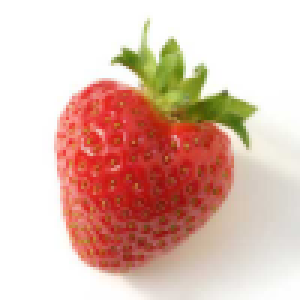
%> input picture FacelRecognition/HOG/36.png, 100 x 100 px (shown 3 times larger)
$ octave PersonalHOG.m   (GNU Octave 9; MATLAB toolbox functions it lacks are replaced by stand-ins)
%> lines starting %> are read from the running program, lines starting %| are printed output that depends on the picture
%
%【功能】————用于显示 HOG 特征
%
%%1、求取Hog特征矩阵向量
image = imread('36.png');
%> image is the input picture: size 100x100x3 uint8; mean R, G, B 224, 189.3, 177
subplot(1,2,1);
imshow(uint8(image));

%2、伽马校正
title('原图');
[m n]=size(image);
%> m = 100; n = 300
img = double(image);
img=sqrt(img);
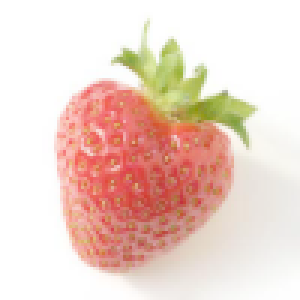
%> img: size 100x100x3 double (shown 3 times larger); mean R, G, B 14.9, 13.31, 12.65; drawn with min black and max white

%3、下面是求边缘
fy=[-1 0 1];
fx=fy';
Iy=imfilter(img,fy,'replicate');
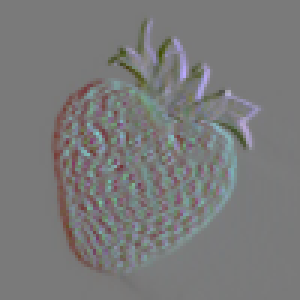
%> Iy: size 100x100x3 double (shown 3 times larger); mean R, G, B -0.00702, -0.00753, -0.0092; drawn with min black and max white
Ix=imfilter(img,fx,'replicate');
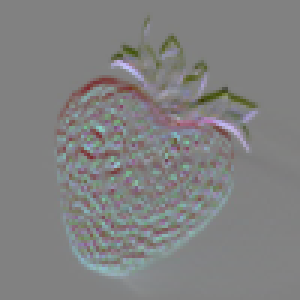
%> Ix: size 100x100x3 double (shown 3 times larger); mean R, G, B -0.00426, -0.00534, -0.00677; drawn with min black and max white
Ied=sqrt(Ix.^2+Iy.^2);
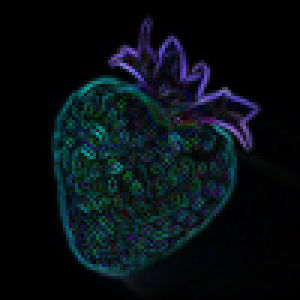
%> Ied: size 100x100x3 double (shown 3 times larger); mean R, G, B 0.44, 0.884, 1.13; drawn with min black and max white
Iphase=Iy./Ix;
%> Iphase: size 100x100x3 double; 41.15% of the values are NaN or infinite; the others: min -172.2, max 131.7, mean 0.0867

%4、下面是求cell，每个cell求其梯度直方图
step=8;
orient=9;
jiao=360/orient;
Cell=cell(1,1);
ii=1;
jj=1;

for i=1:step:m-step
    ii=1;
    for j=1:step:n-step
        tmpx=Ix(i:i+step-1,j:j+step-1);
        tmped=Ied(i:i+step-1,j:j+step-1);
        tmped= tmped / sum( sum(tmped) );
        tmpphase=Iphase(i:i+step-1,j:j+step-1);
        Hist=zeros(1,orient);
        for p=1:step
            for q=1:step
                if isnan(tmpphase(p,q))==1
                    tmpphase(p,q)=0;
                end
                ang=atan(tmpphase(p,q));
                ang=mod(ang*180/pi,360);
                if tmpx(p,q)<0
                    if ang<90
                        ang=ang+180;
                    end
                    if ang>270
                        ang=ang-180;
                    end
                end

                ang=ang+0.0000001;
                Hist(ceil(ang/jiao))=Hist(ceil(ang/jiao))+ tmped(p,q);
            end
        end


        Hist=Hist/sum(Hist);
        Cell{ii,jj}=Hist;
        ii=ii+1;
    end
    jj=jj+1;
end
%> after the loop, Cell = 444 items; Hist = [0.79 0.21 0 0 0 0 0 0 0]; tmpphase = [0.599 0.401 0.2 0.6 0.334 0 0.334 1.5; 0.998 0.501 0.249 0.998 0.666 0 0 0.748; 0.998 0.669 0.333 0.667 0.502 0.501 0.501 0.998; 0.665 0.502 0.25 0.601 0.2 0.286 0.143 0.333; 0.748 1 0.399 0.6 0.429 0.3 0.111 0.299; 0.499 0.752 0.749 1.25 0.998 0.665 0.143 0.284; 0.599 0.601 0.4 1.66 1.67 1.33 1 0.665; 0.599 0.601 0.167 0.749 1.5 0.602 0.5 1]

%5、显示准备工作
angle = [40,80,120,160,200,240,280,320,360];
rad = angle*pi/180;
k = tan(rad);
[m n] = size(Cell)
%> m = 37; n = 12
image_hog = zeros(m*17,n*17);
%> image_hog: size 629x204 double; every value is 0
for x = 1:m-1
    for y = 1:n-1
    intensity = (Cell{x,y}+Cell{x,y+1}+Cell{x+1,y}+Cell{x+1,y+1})*64;
    X = [-8:1:8];
    [a b] = size(k);
    for i=1:b;
        Y(i,:) = ceil(X*k(i));
    end
    %标记block画线
    block = zeros(17,17);
    for i=1:17
        X(i) = X(i) + 9;
        for j=1:9
            Y(j,i) = Y(j,i) + 9;
                if(Y(j,i) > 17 )
                    Y(j,i) = 17;
                end
                if(Y(j,i) <1 )
                    Y(j,i) = 1;
                end
        end
    end

    %标记
    for i=1:17
        for j=1:9
         block(X(i),Y(j,i)) =intensity(j);           %
        end
    end
    image_hog((x-1)*17+1:(x-1)*17+17 , (y-1)*17+1:(y-1)*17+17) = block(:,:);
    end
end
%> this loop made 36 passes
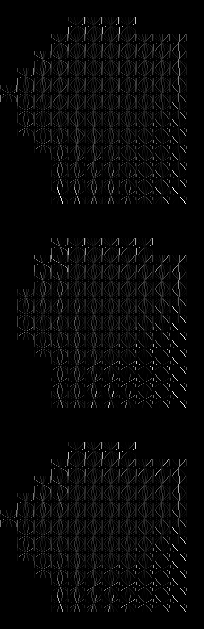
%> image_hog: size 629x204 double; 11.98% of the values are NaN or infinite; the others: min 0, max 208.3, mean 8.05; drawn with min black, max white, NaN and infinite black
%> after the loop, X = 17 values from 1 to 17
image_hog = image_hog';
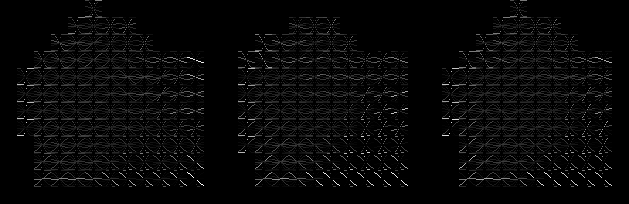
%> image_hog: size 204x629 double; 11.98% of the values are NaN or infinite; the others: min 0, max 208.3, mean 8.05; mean of the top-left, top-right, bottom-left and bottom-right quarters NaN, NaN, NaN, NaN; drawn with min black, max white, NaN and infinite black

%6、【平滑Hog特征的不规则边缘】高斯平滑
G = [1 2 3 2 1 ;
     2 5 6 5 2 ;
     3 6 8 6 3 ;
     2 5 6 5 2 ;
     1 2 3 2 1 ;]
conv2(G,image_hog );

%7、【显示】
subplot(1,2,2);
imshow(image_hog,[0 max(max(image_hog))]);
title('Hog特征');

$ run again, with FacelRecognition/HOG/apple.1.png copied over FacelRecognition/HOG/36.png
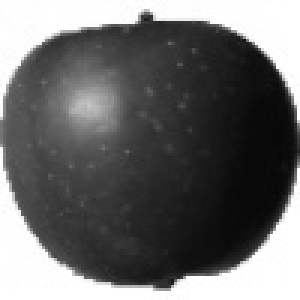
%> input picture FacelRecognition/HOG/apple.1.png, 100 x 100 px (shown 3 times larger)
%> image is the input picture: size 100x100 uint8; min 7, max 255, mean 106.8
%> `Iphase=Iy./Ix;`:
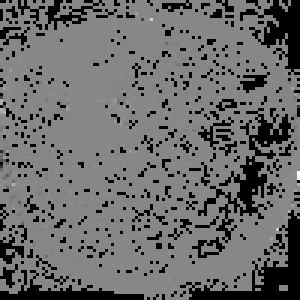
%> Iphase: size 100x100 double (shown 3 times larger); 21.27% of the values are NaN or infinite; the others: min -210.5, max 186.1, mean 0.055; drawn with min black, max white, NaN and infinite black
%> after the loop `for i=1:step:m-step`: Cell = 144 items; Hist = [0.136 0.077 0.245 0 0.0272 0 0.354 0.0385 0.122]; tmpphase = [0 0 0 0 -0.5 -0.499 0 0.998; Inf 0 0 0 -Inf -Inf 0 Inf; 0 0 0 0 -Inf -Inf 0 Inf; 0 0 0 0 -Inf -Inf 0 Inf; 0 0 0 0 -Inf -Inf 0 Inf; Inf 0 0 0 -Inf -Inf 0 Inf; 0 0 0 0 -Inf -Inf 0 Inf; 0 0 0 0 -Inf -1 0 1]
%> `[m n] = size(Cell)`: m = 12
%> the loop `for x = 1:m-1` made 11 passes
%> after the loop `for x = 1:m-1`: X = 17 values from 1 to 17
%> `image_hog = image_hog';`:
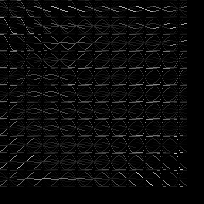
%> image_hog: size 204x204 double; min 0, max 194.3, mean 10.6; mean of the top-left, top-right, bottom-left and bottom-right quarters 12.6, 10.6, 10.9, 8.5
